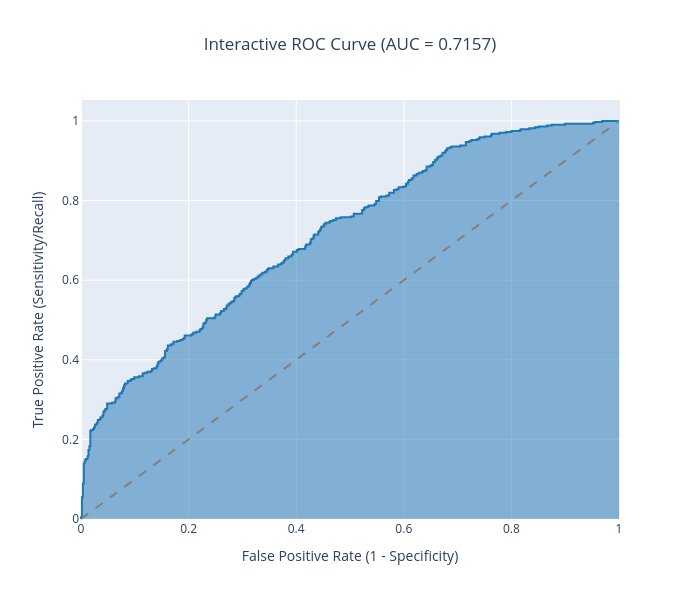

Write notebook code for a chart like this one.
### Code cell
fpr, tpr, thresholds = roc_curve(y_test, y_prob)
roc_auc = auc(fpr, tpr)

fig_roc = px.area(
    x=fpr,
    y=tpr,
    title=f'Interactive ROC Curve (AUC = {roc_auc:.4f})',
    labels=dict(
        x='False Positive Rate (1 - Specificity)',
        y='True Positive Rate (Sensitivity/Recall)'
    ),
    width=700,
    height=600,
    color_discrete_sequence=['#1f77b4']
)

fig_roc.add_shape(
    type='line',
    line=dict(dash='dash', color='gray'),
    x0=0,
    x1=1,
    y0=0,
    y1=1
)

fig_roc.update_layout(title_x=0.5)
fig_roc.show()

### Figure 1 — Plotly figure (JSON) as saved in the notebook; plotly's stock layout.template omitted (floating-point values rounded to 4 significant figures; data arrays with more than 128 entries replaced by an {"elided": "..."} marker saying what was removed)
{"data": [{"fillpattern": {"shape": ""}, "hovertemplate": "False Positive Rate (1 - Specificity)=%{x}<br>True Positive Rate (Sensitivity/Recall)=%{y}<extra></extra>", "legendgroup": "", "line": {"color": "#1f77b4"}, "marker": {"symbol": "circle"}, "mode": "lines", "name": "", "orientation": "v", "showlegend": false, "stackgroup": "1", "type": "scatter", "x": {"elided": "417 float values"}, "xaxis": "x", "y": {"elided": "417 float values"}, "yaxis": "y"}], "layout": {"height": 600, "legend": {"tracegroupgap": 0}, "shapes": [{"line": {"color": "gray", "dash": "dash"}, "type": "line", "x0": 0, "x1": 1, "y0": 0, "y1": 1}], "title": {"text": "Interactive ROC Curve (AUC = 0.7157)", "x": 0.5}, "width": 700, "xaxis": {"anchor": "y", "domain": [0, 1], "title": {"text": "False Positive Rate (1 - Specificity)"}}, "yaxis": {"anchor": "x", "domain": [0, 1], "title": {"text": "True Positive Rate (Sensitivity/Recall)"}}}}
